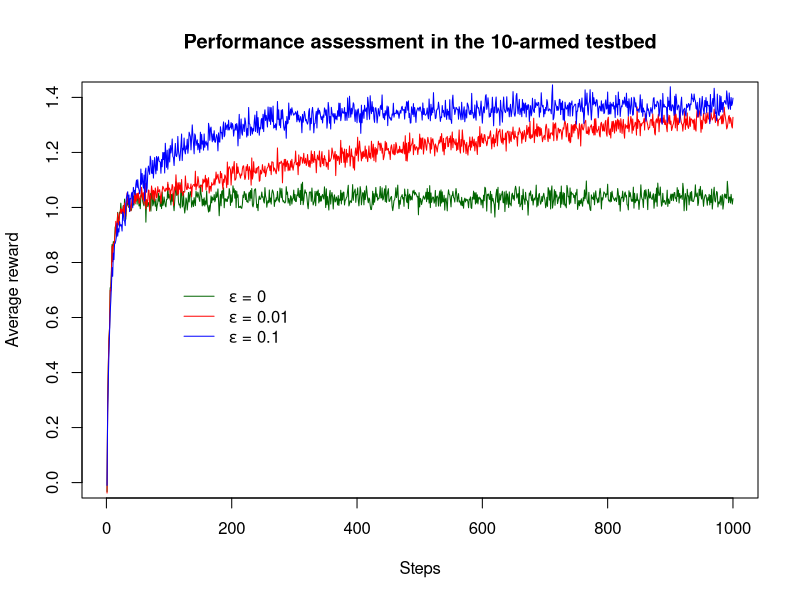
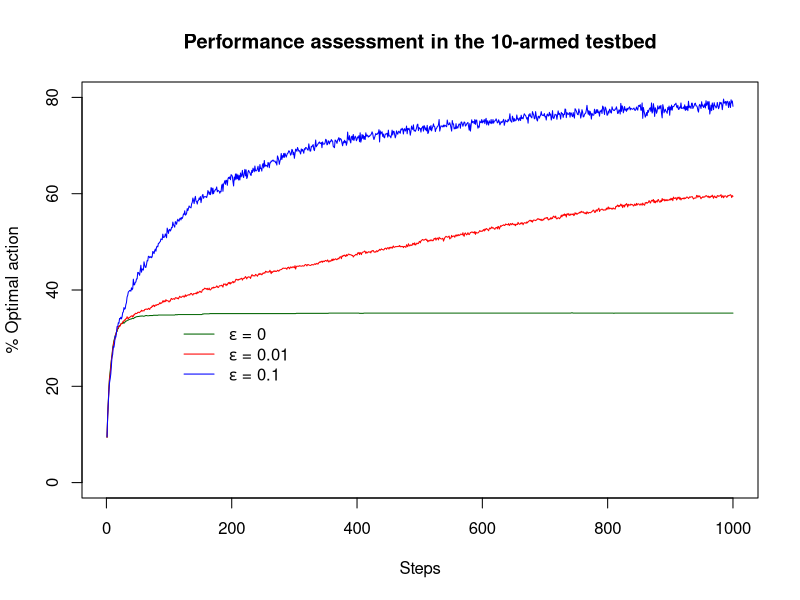
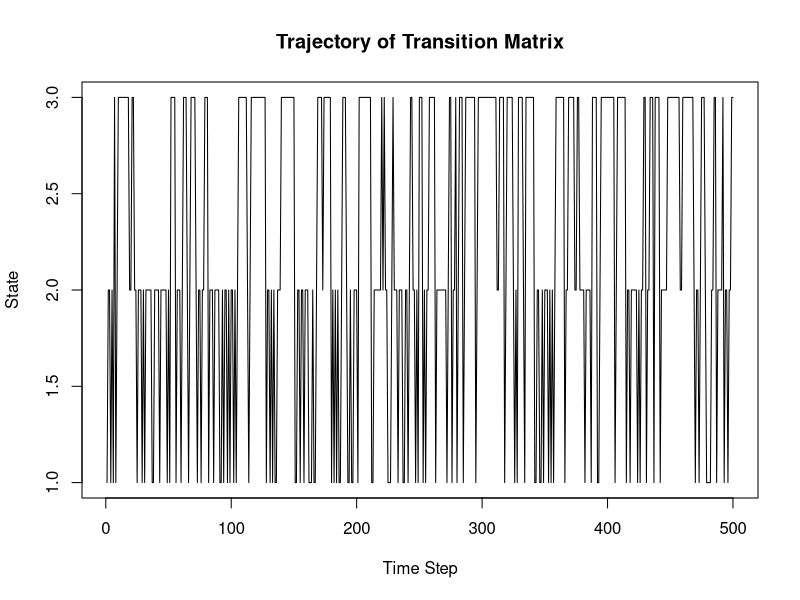

Write R code to recreate these figures, in order.
## ---- chunk 1
####################################################################################

k = 10 # the number of armed bandits in the experiment,  10-armed Testbed
epsilon = 0.2 # a real number between 0 and 1 representing the probability
 # of selecting a random action at a given step in an -greedy strategy
nplays = 2000 # the number of plays in a given run (i.e.
# the number of bandit drawn in the run)

#The function kArmedTestbed should take as inputs
kArmedTestbed <- function(k, nplays, epsilon, theseed){
 
# an integer representing the random seed used to ensure reproducibility 
  # of you simulation results
  set.seed(theseed)
 
#• First element:
muvec=rnorm(k,0,1)#a vector of length k containing the simulated
# expected reward for each arm in the run.

# Second element:
estimvec=rep(0,k) # a vector of length nplays containing the reward obtained at each
# time step from time t = 1 to t = nplays.

action_counts=integer(k) # number of times each arm has been selected

Rewardvec=vector(length=nplays)  # reward at time t

# Third element: Actionvec
Actionvec=vector(length=nplays) # a vector of length nplays containing 
# the action performed
# (i.e. the selected arm) at each time step from time t = 1 to t = nplays.
 

# The function the kArmedTestbed function. With seed of 2000.
  for (t in 1:nplays){
    if(runif(1)<epsilon){ # explore
      Actionvec[t]=sample(c(1:k),1)
      Rewardvec[t]=rnorm(1,muvec[Actionvec[t]],1)
    }else{ # explotation  
      Actionvec[t]=which.max(estimvec)
      Rewardvec[t]=rnorm(1,muvec[Actionvec[t]],1)
    }
    # update
    chosen_arm <- Actionvec[t]
    action_counts[chosen_arm] <- action_counts[chosen_arm] + 1
    estimvec[chosen_arm] <- estimvec[chosen_arm] +
      (Rewardvec[t] - estimvec[chosen_arm]) / action_counts[chosen_arm]
  }
 
  result_list=list(muvec,Rewardvec,Actionvec)
  return(result_list)
}

kArmedTestbed(10,10,.3,2000)



## ---- chunk 2
## Definition of matrices
AvgRewardAllepsi=matrix(0,nrow=3,ncol=1000)
PercOptimalAllepsi=matrix(0,nrow=3,ncol=1000)

for (i in 1:2000){
Savelist1=kArmedTestbed(10,1000,0,i)
Savelist2=kArmedTestbed(10,1000,.01,i)
Savelist3=kArmedTestbed(10,1000,.1,i)
 
AvgRewardAllepsi[1,]=AvgRewardAllepsi[1,]+(1/2000)*Savelist1[[2]]  
AvgRewardAllepsi[2,]=AvgRewardAllepsi[2,]+(1/2000)*Savelist2[[2]]
AvgRewardAllepsi[3,]=AvgRewardAllepsi[3,]+(1/2000)*Savelist3[[2]]

  PercOptimalAllepsi[1,]=PercOptimalAllepsi[1,]+
    (1/2000)*sapply(which.max(Savelist1[[1]])==Savelist1[[3]],as.numeric)
  PercOptimalAllepsi[2,]=PercOptimalAllepsi[2,]+
    (1/2000)*sapply(which.max(Savelist2[[1]])==Savelist2[[3]],as.numeric)
  PercOptimalAllepsi[3,]=PercOptimalAllepsi[3,]+
    (1/2000)*sapply(which.max(Savelist3[[1]])==Savelist3[[3]],as.numeric)
}

## ---- chunk 3
# Plotting the curves representing average reward obtained across all 2000
# runs at each respective stage versus the stage itself.

plot.ts(AvgRewardAllepsi[1,],ylim=c(0,1.4),col="darkgreen",ylab="Average reward",
        xlab="Steps", main= "Performance assessment in the 10-armed testbed")
lines(AvgRewardAllepsi[2,],col="red")#AvgRewardAllepsi matrix from part (b) 
lines(AvgRewardAllepsi[3,],col="blue") 
legend(100, .75, legend=c(expression(paste(epsilon," = 0"),
                                     paste(epsilon," = 0.01"),
                                     paste(epsilon," = 0.1"))),
       col=c("darkgreen","red", "blue"),lty=1,bty="n")


# Ploting the figure representing the percentage of runs across all 2000
# runs that the optimal action was selected at each respective 
# stage versus the stage itself.  


plot.ts(PercOptimalAllepsi[1,]*100,ylim=c(0,80),col="darkgreen",ylab="% Optimal action",
        xlab="Steps", main= "Performance assessment in the 10-armed testbed")
lines(PercOptimalAllepsi[2,]*100,col="red") # Using PercOptimalAllepsi matrix
 #Ploting three curves epsilon = 0 (dark greencolor), epsilon = 0:01 (red color)
# and epsilon = 0:1 (blue color).
lines(PercOptimalAllepsi[3,]*100,col="blue")
# Include legends to identify the three curves in the plot.
legend(100, 35, legend=c(expression(paste(epsilon," = 0"),
                                     paste(epsilon," = 0.01"),
                                     paste(epsilon," = 0.1"))),
       col=c("darkgreen","red", "blue"), lty=1, bty="n")


## ---- chunk 4
# Load Matrix library
# Base R is sufficient for this simulation.
set.seed(2024)

# Define transition matrix
transition_matrix <- matrix(c(0.2, 0.7, 0.1,
                               0.3, 0.5, 0.2,
                               0.1, 0.1, 0.8), nrow = 3, byrow = TRUE)

# Initial state probability vector
current_state <- c(1, 0, 0)

# Number of time steps
num_steps <- 500

# Lists to store trajectory
trajectory <- c()

# Iterate through time steps
for (t in 1:num_steps) {
  # Sample next state based on current state and transition matrix from 
  # a multinomial distribution
  next_state <- which.max(rmultinom(1, size = 1, 
                                    prob = current_state %*% transition_matrix))
  
  # Update current state
  current_state <- diag(3)[next_state, ]
  
  # Append current state to trajectory
  trajectory <- c(trajectory, next_state)  # Adding 1 to match state numbering
}

# Plot trajectory
plot(trajectory, type = 'l', xlab = 'Time Step', ylab = 'State', 
     main = 'Trajectory of Transition Matrix')

## ---- chunk 5
# this code iteratively updates a transition matrix until it converges within a 
# certain tolerance we called epsilon_new (2.220446e-16)) and then prints the 
# converged matrix.If the Markov chain has a steady state, then it will converge
# to the steady state matrix and each row of that matrix is the equilibrium
# vector


# set epsilon
epsilon_new <- 1e-12

# transition_matrix_n_1 is the transition matrix at time n-1
# transition_matrix_n <- is the transition matrix at time n

# Copy the transition matrix
transition_matrix_n_1 <- transition_matrix 
                                         

# Iterate until convergence
for (iteration in seq_len(10000)) {
  # Compute the next transition matrix transition_matrix_n
  transition_matrix_n <- transition_matrix_n_1 %*% transition_matrix
  
  # Check for convergence
  if (all(abs(transition_matrix_n_1 - transition_matrix_n) <= epsilon_new)) {
    break
  }
  
  # Update transition_matrix_n_1
  transition_matrix_n_1 <- transition_matrix_n
  if (iteration == 10000) warning("Stationary matrix iteration did not converge")
}

# print out the steady state of the transition matrix 
print("Steady state matrix")
print(transition_matrix_n)
cat("\n")

# equilibrium distribution has reached and these are the theoretical
# All the rows of of the steady state of the transition matrix are 
# equal. So we just select one of the rows to be the equilibrium vector

# value of $\pi_{1}, \pi_{2}, \pi_{3}$
equilibrium_dist_long_run <- transition_matrix_n[1,] 

print("Equilibrium distribution in the long run")

# Print the equilibrium distribution
cat("Equilibrium distribution:", equilibrium_dist_long_run, sep =" ")
                                                    
## ---- chunk 6
# Calculate percentage of time spent in each state
percentage_state1 <- sum(trajectory == 1) / num_steps * 100
percentage_state2 <- sum(trajectory == 2) / num_steps * 100
percentage_state3 <- sum(trajectory == 3) / num_steps * 100

# Print the percentage of time spent in each state
print("Percentage of time spent in each state")

# Print percentage of time spent in each state
cat(sprintf("Percentage of time spent in state 1: %.2f%%\n", percentage_state1))
cat(sprintf("Percentage of time spent in state 2: %.2f%%\n", percentage_state2))
cat(sprintf("Percentage of time spent in state 3: %.2f%%\n", percentage_state3))
